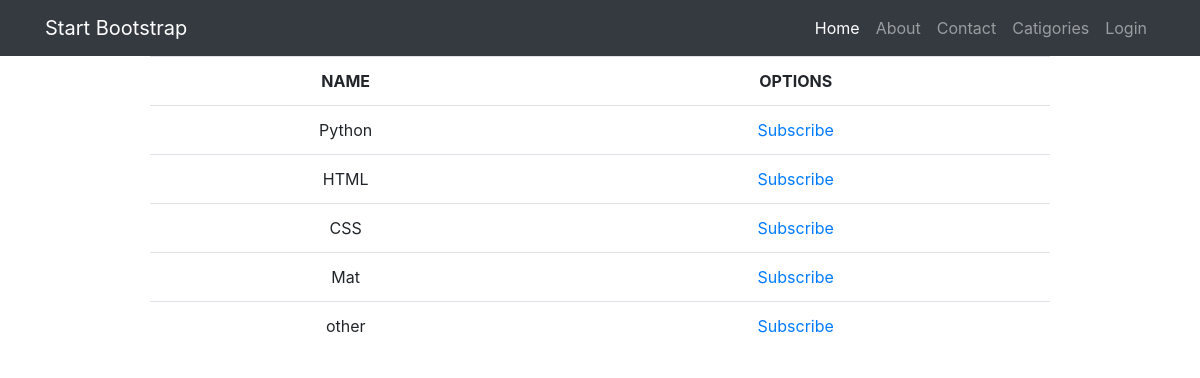
Page /posts/categories/ on the earlier database version.
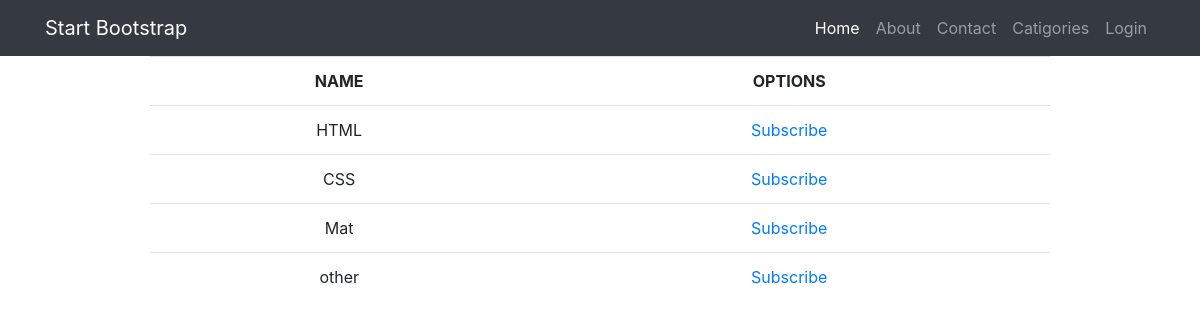
Same page on the later database version.
### news/models.py (models this page shows)
class Categories(models.Model):
    category = models.CharField(max_length = 255, unique = True)
    subscribers = models.ManyToManyField(User)
    def __str__(self):
        return self.category
    class Meta:
        verbose_name = 'Category'
        verbose_name_plural = 'Categories'

### news/views.py (the view)
# urls.py: path('categories/', CatigoriesView.as_view(), name = 'categories_list'),
class CatigoriesView(ListView):
    template_name = 'categories.html'
    context_object_name = 'categories'
    queryset = Categories.objects.all()

### templates/categories.html (shortened to what this page needs)
{% extends 'flatpages/default.html' %}
{% load custom_filters %}
{% load cache %}
{% block content %}
{% if categories %}
    <table class="detail_table table">
        <tr>
            <td class='detail_column column'>
                Name
            </td>
            <td class='detail_column column'>
                Options
            </td>
        </tr>
        {% for category in categories %}
            <tr>
                <td>
                    {{ category }}
                </td>
                <td>
                    {% if user in category.subscribers.all %}
                        <a href="{% url 'unsubscribe' category.id %}"> Unsubscribe</a>
                    {% else %}
                        <a href="{% url 'subscribe' category.id %}"> Subscribe</a>
                    {% endif %}
                </td>
            </tr>
        {% endfor %}
    </table>
{% else %}
<h1>No catigories</h1>
{% endif %}
{% endblock content %}

### templates/flatpages/default.html (shortened to what this page needs)
{% load static %}
{% load cache %}
<!DOCTYPE html>
<html lang="en">
<head>
   <link href="{% static 'vendor/bootstrap/css/bootstrap.min.css' %}" rel="stylesheet">
   <link href="{% static 'vendor/bootstrap/css/custom.css' %}" rel="stylesheet">
</head>
<body>
  <nav class="navbar navbar-expand-lg navbar-dark bg-dark static-top">
    <div class="container">
      <a class="navbar-brand" href="#">Start Bootstrap</a>
      <div class="collapse navbar-collapse" id="navbarResponsive">
        <ul class="navbar-nav ml-auto">
          <li class="nav-item active">
            <a class="nav-link" href="{% url 'posts_list' %}">Home
            </a>
          </li>
          {% cache 60 menu %}
              <li class="nav-item">
                <a class="nav-link" href="/about">About</a>
              </li>
              <li class="nav-item">
                <a class="nav-link" href="/contacts">Contact</a>
              </li>
              <li class="nav-item">
                <a class="nav-link" href="{% url 'categories_list' %}">Catigories</a>
              </li>
              <li class="nav-item">
          {% endcache %}
            {% if user.is_authenticated %}
              <a class="nav-link" href="{% url 'user_profile' user.id %}">User</a>
            {% else %}
              <a class="nav-link" href="/accounts/login"> Login</a>
            {% endif %}
          </li>
        </ul>
      </div>
    </div>
  </nav>
  <div class="container">
    <div class="row">
      <div class="col-lg-12 text-center">
      {% block content %}{% endblock content %}
      </div>
    </div>
  </div>
</body>
</html>

Differences in the rows shown:
removed Categories: category "Python", shows "Subscribe"
